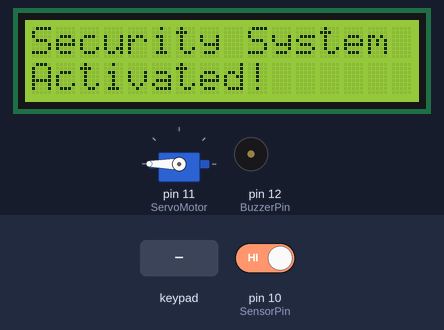
Recording of a sketch running on a simulated Arduino Uno, built with avr-gcc and run on an emulated ATmega328P. Shown: 16×2 character LCD, servo, buzzer (waves = sounding, pin HIGH). The inputs (shaded band) are chosen by the test bench; at power-on: pin 10 (SensorPin) HIGH. What the sketch prints to the serial monitor is not drawn.

Above: at 1.3 s.
1.4 s: pin 10 (SensorPin) driven LOW
At 1.65 s:
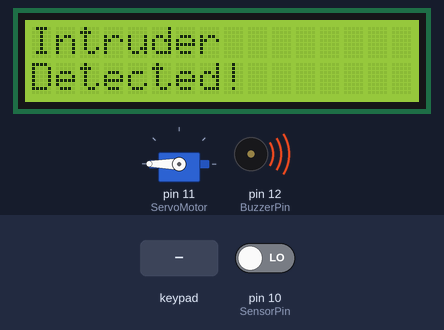
3.1 s: keypad keys 5 6 7 pressed 0.4 s apart
At 4.7 s:
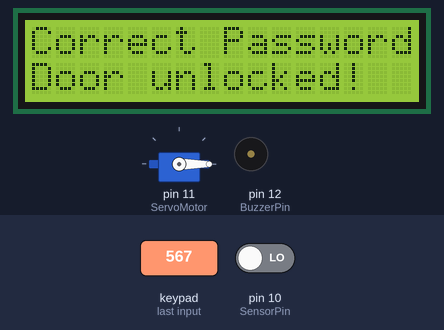
5.8 s: keypad keys 9 8 7 6 # pressed 0.4 s apart
At 7.0 s:
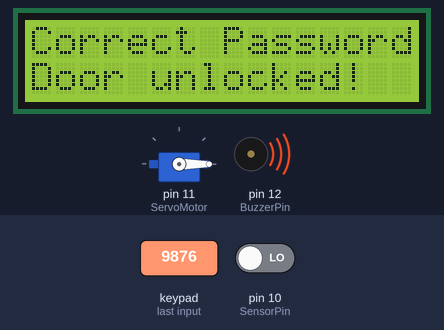
10.8 s: key '*' pressed
At 10.89 s:
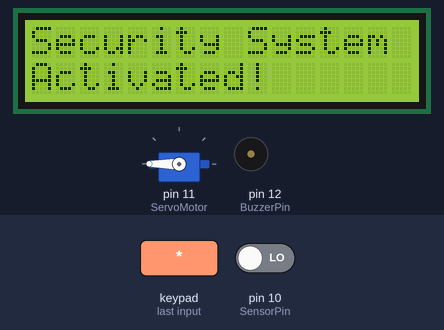
12.3 s: keypad keys 5 6 7 * pressed 0.4 s apart
At 13.74 s:
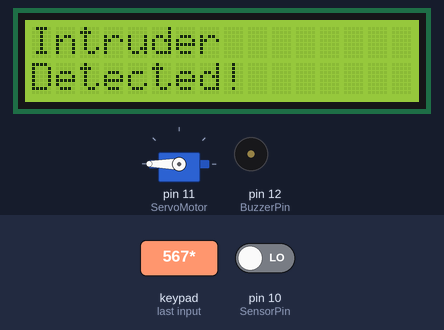
16.9 s: pin 10 (SensorPin) driven HIGH
Timing chart, 0 to 19.4 s (numbered marks = the images above; inputs shaded):
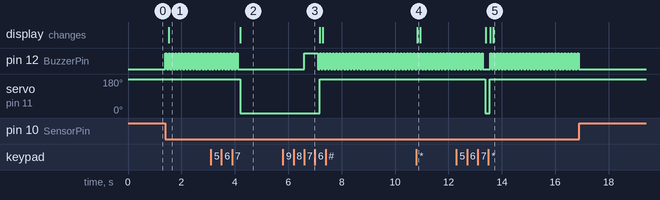

The sketch:

main.ino
```cpp
#include <Wire.h>
#include <Servo.h>
#include <Keypad.h>
#include <LiquidCrystal_I2C.h>

Servo ServoMotor;
LiquidCrystal_I2C lcd(0x27, 16, 2);

const char* password = "567";
char input[4];
byte inputIndex = 0;

const byte ROWS = 4;
const byte COLS = 3;
char keys[ROWS][COLS] = {
  { '1', '2', '3' },
  { '4', '5', '6' },
  { '7', '8', '9' },
  { '*', '0', '#' }
};
byte rowPins[ROWS] = { 9, 8, 7, 6 };
byte colPins[COLS] = { 5, 4, 3 };
Keypad keypad = Keypad(makeKeymap(keys), rowPins, colPins, ROWS, COLS);

int SensorPin = 10;
int BuzzerPin = 12;
bool isLocked = true;

void setup() {
  lcd.init();
  lcd.backlight();

  lcd.setCursor(0, 0); // column, row
  lcd.print("hello nakul bhai");
  lcd.setCursor(0, 1);
  lcd.print("kaise ho aap?");

  pinMode(SensorPin, INPUT);
  pinMode(BuzzerPin, OUTPUT);
  ServoMotor.attach(11);
  Serial.begin(9600);
  lockDoor();
}

void loop() {
  // Serial.println("Hello, Arduino!");
  char key = keypad.getKey();
  if (key) {
    Serial.println(key);
  }
  if (key) {
    if (key == '*') {
      resetInput();
      lockDoor();
    } else {
      input[inputIndex] = key;
      inputIndex++;
    }
  }

  if (inputIndex == 3) {
    input[inputIndex] = '\0';
    if (strcmp(input, password) == 0) {
      unlockDoor();
      resetInput();
    } else {
      digitalWrite(BuzzerPin, HIGH); delay(500);
      digitalWrite(BuzzerPin, LOW);  delay(50);
      resetInput();
      lockDoor();
    }
  }
  if (isLocked && digitalRead(SensorPin) == LOW) {
    digitalWrite(BuzzerPin, HIGH);
    delay(50);
    digitalWrite(BuzzerPin, LOW);
    delay(50);
    lcd.clear();
    lcd.setCursor(0, 0);
    lcd.print("Intruder");
    lcd.setCursor(0, 1);
    lcd.print("Detected!");
  }
}

void unlockDoor() {
  ServoMotor.write(0);
  isLocked = false;

  lcd.clear();
  lcd.setCursor(0, 0);
  lcd.print("Correct Password");
  lcd.setCursor(0, 1);
  lcd.print("Door unlocked!");
}

void lockDoor() {
  ServoMotor.write(180);
  isLocked = true;

  lcd.clear();
  lcd.setCursor(0, 0);
  lcd.print("Security System");
  lcd.setCursor(0, 1);
  lcd.print("Activated!");
}


void resetInput() {
  inputIndex = 0;
  memset(input, 0, sizeof(input));
}
```

Measured:
- after the input at 1.4 s, pin 12 (BuzzerPin): alternates HIGH for 0.05 s and LOW for 0.07 s, starting at once; the display: changes after 0.12 s (image 1)
- after the input at 3.1 s, pin 12 (BuzzerPin): goes on until 4.1 s, then stays LOW; servo on pin 11 (ServoMotor): 180° → 0° after 1.1 s; the display: changes after 1.1 s (image 2)
- after the input at 5.8 s, pin 12 (BuzzerPin): LOW → HIGH after 0.80 s, then repeats every 0.13 s: LOW 0.08 s, HIGH 0.05 s; servo on pin 11 (ServoMotor): 0° → 180° after 1.4 s
- after the input at 10.8 s, the display: changes at once (image 4)
- after the input at 12.3 s, servo on pin 11 (ServoMotor): 180° → 0° after 1.1 s, → 180° 0.15 s later; the display: first changes after 1.1 s (image 5 shows a later state)
- after the input at 16.9 s, pin 12 (BuzzerPin): stops changing and stays LOW
